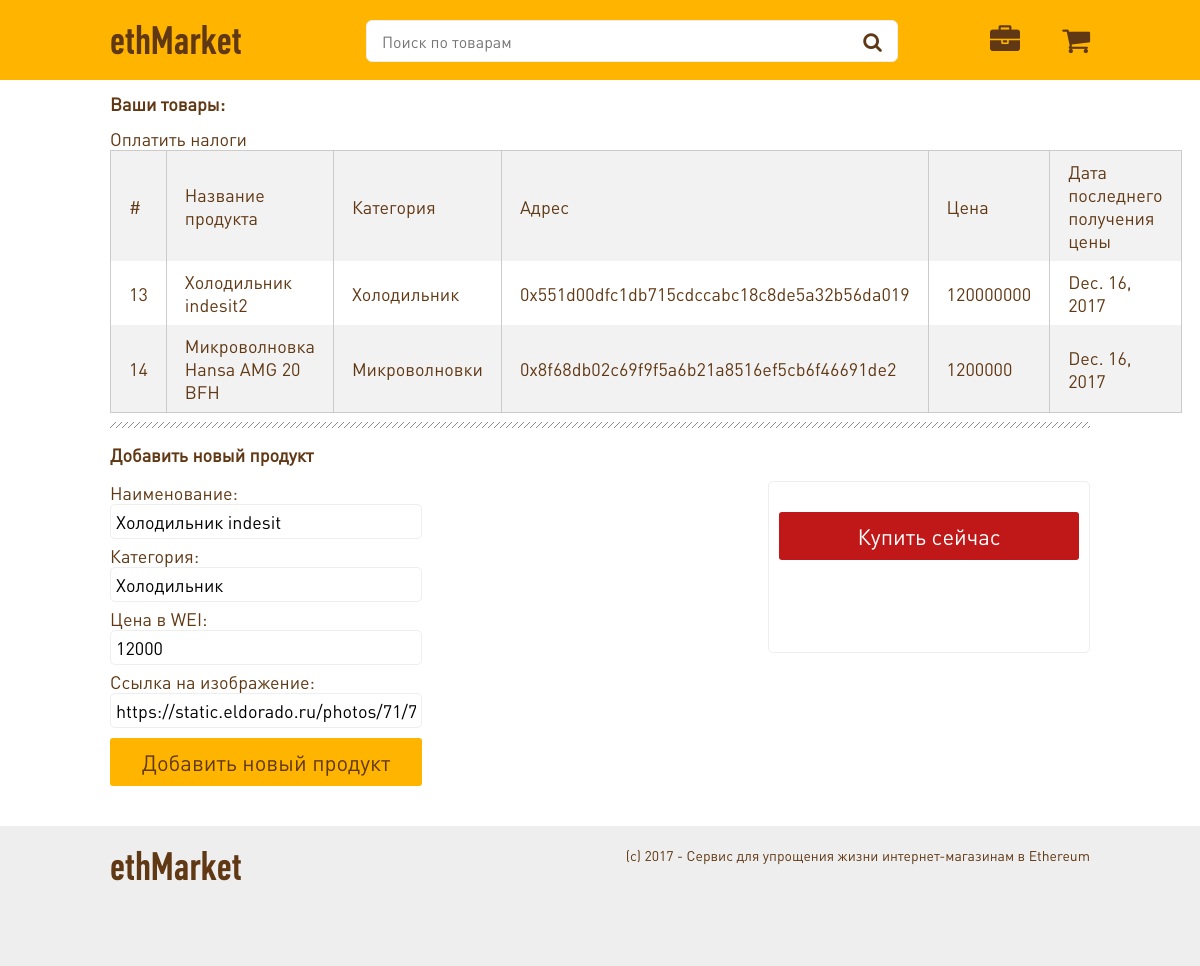
The app's page /merchant/0x7003ae35b84486bc597e36618580539c7280ca5c, older data.
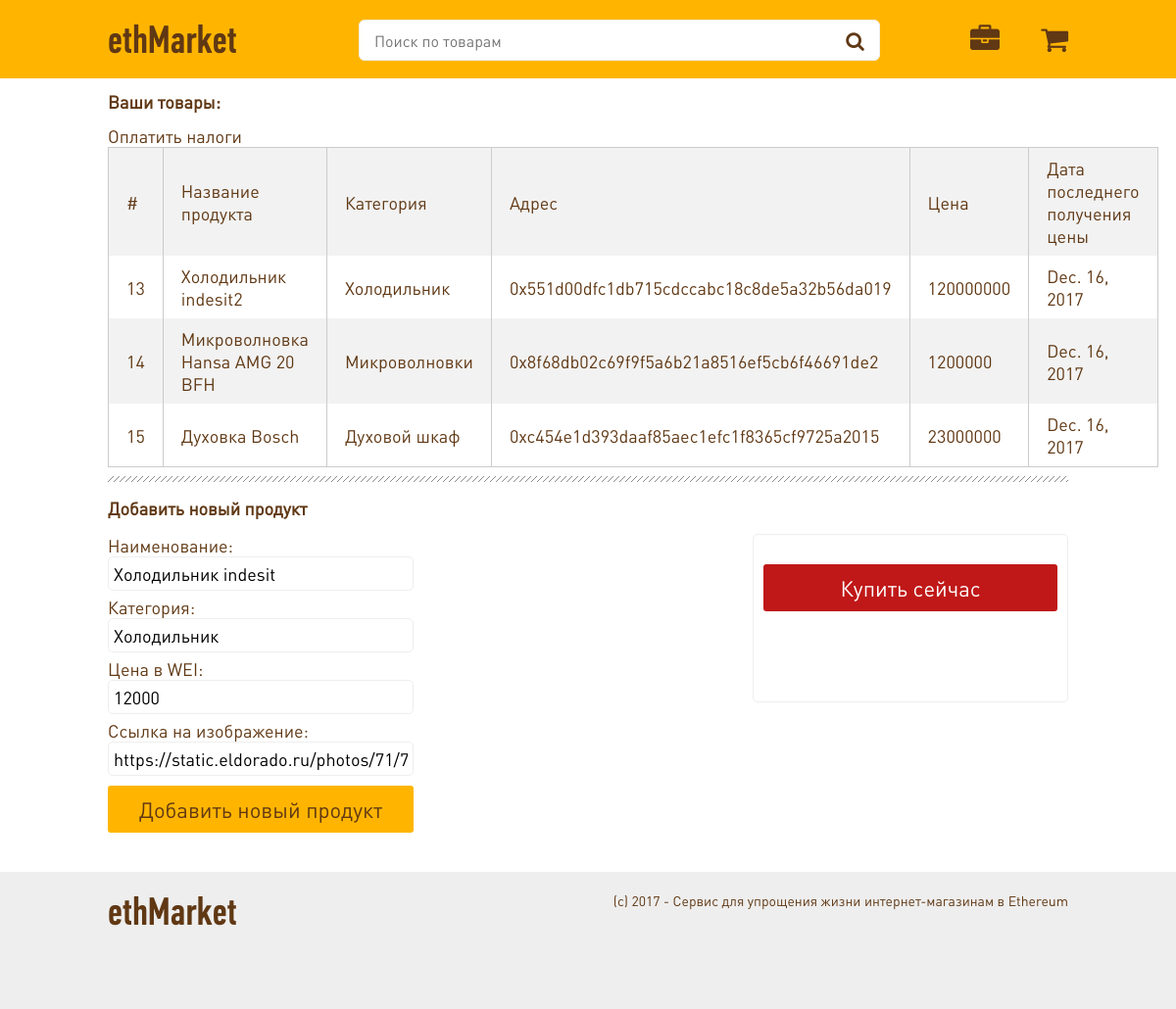
The same page, newer data.
### main/models.py (models this page shows, shortened)
class Products(models.Model):
    address = models.CharField(max_length=255)
    name = models.CharField(max_length=255)
    image = models.CharField(max_length=255)
    category = models.ForeignKey(Categories, on_delete=models.CASCADE)
    owner = models.ForeignKey(EthUsers, on_delete=models.CASCADE)
    price = models.IntegerField()
    last_price_date = models.DateField()

class Categories(models.Model):
    name = models.CharField(max_length=42)

### main/views.py (the view)
# urls.py: url(r'^merchant/(?P<user_address>\w+)$', views.merchantHistory),
def merchantHistory(request, user_address):
    user, created = EthUsers.objects.get_or_create(address=user_address)
    products = Products.objects.filter(owner=user)
    context = {
        'user':user,
        'products':products
    }
    return render(request, 'merchant_history.html', context)

### main/templates/merchant_history.html (shortened to what this page needs)
{% extends 'base.html' %}
{% block content %}
<div class="table">
    <div class="wrapper">
        <h1>Ваши товары:</h1>
        <div  class="payNalog">Оплатить налоги</div>
        {% if products %}
        <table>
            <tr>
                <td>#</td>
                <td>Название продукта</td>
                <td>Категория</td>
                <td>Адрес</td>
                <td>Цена</td>
                <td>Дата последнего получения цены</td>
            </tr>
            {% for product in products %}
            <tr>
                <td scope="row">{{product.id}}</td>
                <td>{{product.name}}</td>
                <td>{{product.category.name}}</td>
                <td>{{product.address}}</td>
                <td>{{product.price}}</td>
                <td>{{product.last_price_date}}</td>
            </tr>
            {% endfor %}
        </table>
        {% else %}
            <p style="text-align:center">У вас еще нет товаров :(</p>
        {% endif %}
        <hr>
        <h2>Добавить новый продукт</h2>
        <div class="flex">
            <div class="inputs">
                <div class="title">Наименование:</div>
                <input type="text" name="name" value="Холодильник indesit" required/>
                <div class="title">Категория:</div>
                <input type="text" name="category" value="Холодильник" required/>
                <div class="title">Цена в WEI:</div>
                <input type="text" name="price" value="12000" required/>
                <div class="title">Ссылка на изображение:</div>
                <input type="text" name="image" value="https://static.eldorado.ru/photos/71/713/459/65/new_71345965_l_1499474224.jpeg/resize/500x375/" required/>
                <a href="#" class="btn new_product">Добавить новый продукт</a>
            </div>
            <div class="preview">
                <div class="product">
                  <a href="#" class="product__button">Купить сейчас</a>
                </div>
            </div>
        </div>
    </div>
</div>
{% endblock %}

Row changes from the older to the newer data that the page shows:
added Products: id "15", name "Духовка Bosch", category.name "Духовой шкаф", address "0xc454e1d393daaf85aec1efc1f8365cf9725a2015", price "23000000", last_price_date "Dec. 16, 2017"
